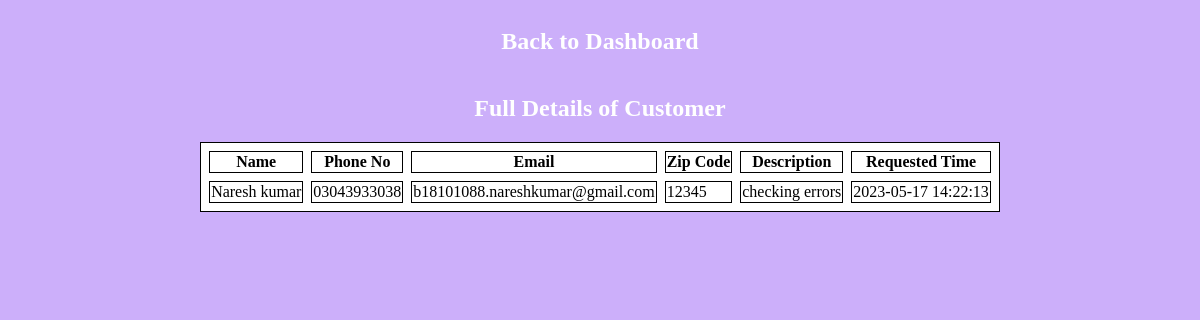
/formSubmitted/viewMoreBtnFrontend.php?id=25275 (signed in), run on the app's committed database.
### tables this page shows
CREATE TABLE `contactuspage` (
  `Id` int(11) NOT NULL,
  `fullname` text DEFAULT NULL,
  `email` varchar(50) DEFAULT NULL,
  `phoneNo` varchar(13) DEFAULT NULL,
  `zipCode` int(5) DEFAULT NULL,
  `descriptionDetails` varchar(200) DEFAULT NULL,
  `requestedAt` timestamp NOT NULL DEFAULT current_timestamp() ON UPDATE current_timestamp()
);

### formSubmitted/viewMoreBtn.php (the view, shortened to what this page needs)
<?php
require '../dbConnection/connectionTo-DB.php';
$login=$_SESSION['email'];
if($login==true){
$id = $_GET['id'];
$query = "SELECT * FROM contactuspage WHERE Id='$id' " ;
$data = mysqli_query($conn,$query);
$result = mysqli_fetch_assoc($data);
?>
                <tr>
                    <td><?php echo $result['fullname'] ?></td>
                    <td><?php echo $result['phoneNo'] ?></td>
                    <td><?php echo $result['email'] ?></td>
                    <td><?php echo $result['zipCode'] ?></td>
                    <td><?php echo $result['descriptionDetails'] ?></td>
                    <td><?php echo $result['requestedAt'] ?></td>
                </tr>
<?php
}
else{
    header("Location:/registration-form/adminLogin/loginFrontend.php");
}
?>

### css/viewMoreBtnFrontend.css (style rules this page uses)
body { background-color: #ccaffa; padding: 0 10px; }
table,th,td { background-color: white; border: 1px solid; border-spacing: 8px; }

### data on the page
contactuspage: fullname "Naresh kumar", phoneNo "03043933038", email "b18101088.nareshkumar@gmail.com", zipCode "12345", descriptionDetails "checking errors", requestedAt "2023-05-17 14:22:13"
